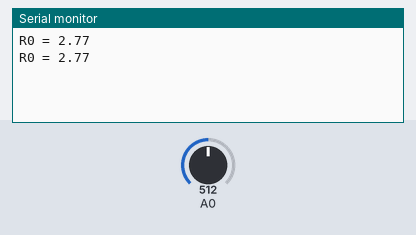
The sketch below on a simulated Arduino Uno, built with avr-gcc and run on an emulated ATmega328P. Parts: the last lines printed to the serial monitor. Inputs (shaded band) come from the test bench; at power-on: A0 = 512.

Above: at 1.2 s.
1.3 s: A0 set to 0
At 3.0 s:
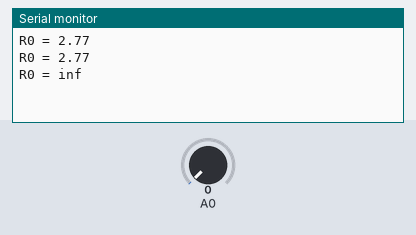
4.3 s: A0 set to 122
At 5.2 s:
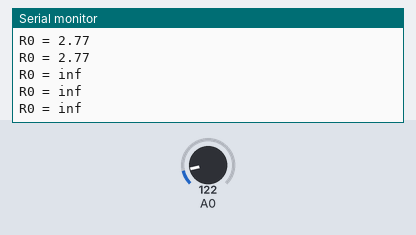

Measured:
- after the input at 1.3 s, the serial monitor: prints a new line after 0.88 s (image 1)

The sketch:

R0.ino
```cpp
void setup() {
  Serial.begin(9600);
}

void loop() {
  float sensor_volt;
  float RS_air;
  float R0;
  float sensorValue=0;

  for(int x = 0 ; x < 500 ; x++){
    sensorValue = sensorValue + analogRead(A0);
  }

  sensorValue = sensorValue/500.0;          //Hacemos la media tras el bucle
  sensor_volt = sensorValue*(5.0/1023.0);   //Lo convertinos a voltaje
  RS_air = ((5.0*10.0)/sensor_volt)-10.0;   //Dada en el datasheet
  R0 = RS_air/3.6;                          //Calculamos el valor de R0
  sensorValue=0;
  Serial.print("R0 = ");
  Serial.println(R0);
  delay(1000);
}
```
